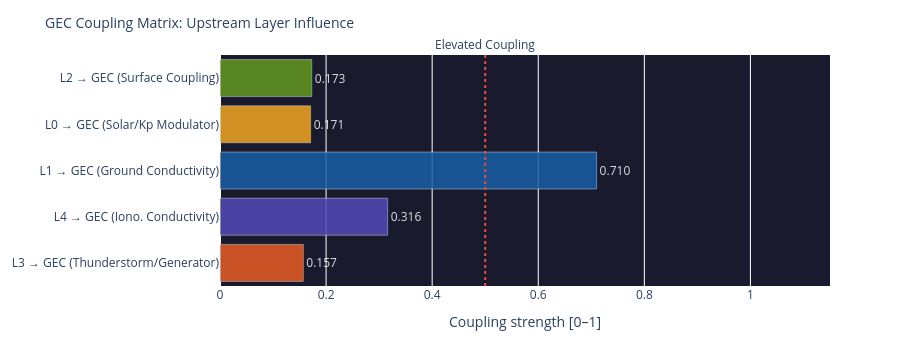

Write notebook code for a chart like this one.
### Code cell
# ============================================================
# COUPLING MATRIX – How strongly does each layer influence the GEC?
# ============================================================

# Coupling strengths (0–1) from upstream layer scores
def safe(v, default=0.0):
    return float(v) if v is not None else default

coupling = {
    'L3 → GEC\n(Thunderstorm/Generator)':    safe(l3_thunder_score, 0.15),
    'L4 → GEC\n(Iono. Conductivity)':    safe(l4_ioniz, 0.3),
    'L1 → GEC\n(Ground Conductivity)':   0.71,   # stabil (Ozeananteil)
    'L0 → GEC\n(Solar/Kp Modulator)':    safe(layer0.get('score') if layer0 else None, 0.25),
    'L2 → GEC\n(Surface Coupling)':      safe(layer2.get('components',{}).get('Elec. Surface Coupling',{}).get('score') if layer2 else None, 0.3),
}

names  = list(coupling.keys())
values = list(coupling.values())
colors = ['#E85D24','#534AB7','#185FA5','#F2A623','#639922']

fig = go.Figure(go.Bar(
    x=values, y=names,
    orientation='h',
    marker_color=colors, opacity=0.85,
    text=[f'{v:.3f}' for v in values],
    textposition='outside',
    textfont=dict(color='white')
))
fig.add_vline(x=0.5, line_dash='dot', line_color='#e74c3c',
              annotation_text='Elevated Coupling', annotation_position='top')
fig.update_layout(
    title=dict(text='GEC Coupling Matrix: Upstream Layer Influence', font=dict(size=14)),
    xaxis=dict(title='Coupling strength [0–1]', range=[0, 1.15]),
    height=340, plot_bgcolor='#1a1a2e', paper_bgcolor='rgba(0,0,0,0)',
    margin=dict(l=180, r=70, t=55, b=40)
)
fig.show()

### Figure 1 — Plotly figure (JSON) as saved in the notebook; plotly's stock layout.template omitted (floating-point values rounded to 4 significant figures)
{"data": [{"marker": {"color": ["#E85D24", "#534AB7", "#185FA5", "#F2A623", "#639922"]}, "opacity": 0.85, "orientation": "h", "text": ["0.157", "0.316", "0.710", "0.171", "0.173"], "textfont": {"color": "white"}, "textposition": "outside", "type": "bar", "x": [0.157, 0.316, 0.71, 0.1709, 0.173], "y": ["L3 → GEC\n(Thunderstorm/Generator)", "L4 → GEC\n(Iono. Conductivity)", "L1 → GEC\n(Ground Conductivity)", "L0 → GEC\n(Solar/Kp Modulator)", "L2 → GEC\n(Surface Coupling)"]}], "layout": {"annotations": [{"showarrow": false, "text": "Elevated Coupling", "x": 0.5, "xanchor": "center", "xref": "x", "y": 1, "yanchor": "bottom", "yref": "y domain"}], "height": 340, "margin": {"b": 40, "l": 180, "r": 70, "t": 55}, "paper_bgcolor": "rgba(0,0,0,0)", "plot_bgcolor": "#1a1a2e", "shapes": [{"line": {"color": "#e74c3c", "dash": "dot"}, "type": "line", "x0": 0.5, "x1": 0.5, "xref": "x", "y0": 0, "y1": 1, "yref": "y domain"}], "title": {"font": {"size": 14}, "text": "GEC Coupling Matrix: Upstream Layer Influence"}, "xaxis": {"range": [0, 1.15], "title": {"text": "Coupling strength [0–1]"}}}}
